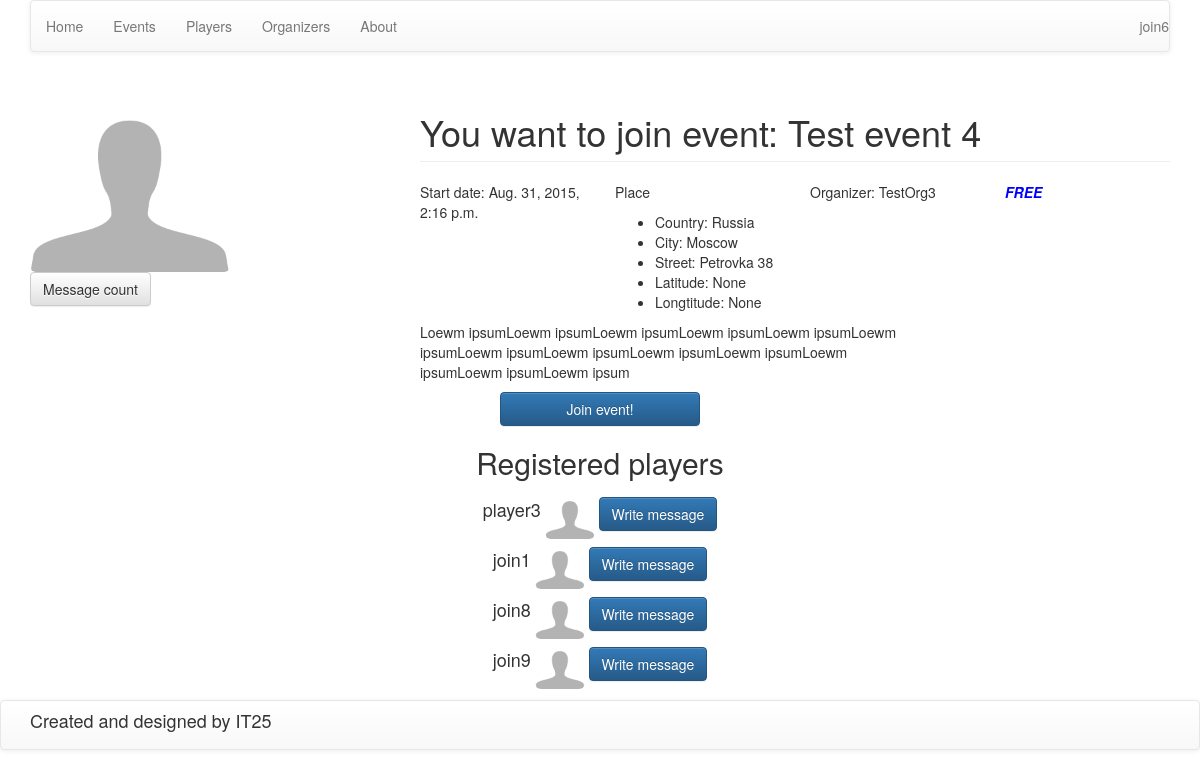
The app's page /confirm_join/7/ (signed in) with its own data.
### web/models.py (models this page shows, shortened)
class Events(models.Model):
    title = models.TextField(verbose_name="Title")
    description = models.TextField(verbose_name="Description")
    map_link = models.TextField(verbose_name="Link to map", null=True, blank=True)
    place = models.ForeignKey(EventsPlaces, verbose_name="Place", null=True, blank=True)
    is_team = models.BooleanField(default=False, verbose_name="Team only")
    price = models.FloatField(verbose_name="Price", default=0.0)
    max_players = models.IntegerField(verbose_name="Limit players", null=True, blank=True)
    start_date = models.DateTimeField(verbose_name="Start date")
    end_date = models.DateTimeField(verbose_name="End date")
    registered_players = models.ManyToManyField(User, verbose_name="Registered users", related_name="regitered_players",
                                                blank=True)
    registered_teams = models.ManyToManyField(Teams, verbose_name="Registered teams", blank=True)
    organizer = models.ForeignKey(User, verbose_name="Organizer", related_name="organizer")
    completed = models.BooleanField(default=False, verbose_name="Finished")
    duration = DurationField(verbose_name="Duration", null=True, blank=True)
    image = models.ImageField(upload_to='images', blank=True, null=True, verbose_name="Image")
    def image_tag(self):
        return u'<img src="%s" height=75 width=75 />' % (self.image.url)
    image_tag.short_description = "Current image"
    image_tag.allow_tags = True
    class Meta:
        verbose_name = "Event"
        verbose_name_plural = "Events"
        ordering = ('start_date',)

class EventsPlaces(models.Model):
    country = models.CharField(max_length=255, null=True, blank=True, verbose_name="Country")
    city = models.CharField(max_length=255, null=True, blank=True, verbose_name="City")
    street = models.TextField(verbose_name="Street", null=True, blank=True)
    lat = models.FloatField(verbose_name="Latitude", null=True, blank=True)
    lon = models.FloatField(verbose_name="Longtitude", null=True, blank=True)
    map_link = models.TextField(verbose_name="Link to map", null=True, blank=True)
    class Meta:
        verbose_name = "Event and task place"
        verbose_name_plural = "Event and task places"

### web/views.py (the view)
# urls.py: url(r'^confirm_join/(?P<pk>\d+)/$', confirm_join_event, name='confirm_join'),
@login_required()
def confirm_join_event(request, pk):
    event = get_object_or_404(Events, pk=pk)
    user_registered = False
    for team in event.registered_teams.all():
        if request.user in team.players.all():
            user_registered = True
    if request.user in event.registered_players.all():
        user_registered = True
    return render_to_response('confirm_join_event.html', {'object': event, 'user_registered': user_registered},
                              context_instance=RequestContext(request))

### templates/confirm_join_event.html (shortened to what this page needs)
{% extends 'base.html' %}
{% load staticfiles %}
{% load tags %}
{% block content %}
    <div class="container">
        <div class="row">
            <div class="col-xs-4">
                {% if user.questsusers.image.url != None %}
                    <img src="{{ user.questsusers.image.url }}" class="img-responsive img-rounded index_avatar">
                {% else %}
                    <img src="{% static 'images/default-user-avatar.png' %}" class="img-responsive img-rounded index_avatar">
                {% endif %}
                <a href="#" class="btn btn-default">Message count</a>
            </div>
            <div class="col-xs-8">
                <div class="row">
                    <div class="col-xs-12">
                        <h1 class="page-header">You want to join event: {{ object.title }}</h1>
                    </div>
                </div>
                <div class="row">
                    <div class="col-xs-3">
                        <p>Start date: {{ object.start_date }}</p>
                    </div>
                    <div class="col-xs-3">
                        <p>Place</p>
                        <ul>
                            <li>Country: {{ object.place.country }}</li>
                            <li>City: {{ object.place.city }}</li>
                            <li>Street: {{ object.place.street }}</li>
                            <li>Latitude: {{ object.place.lat }}</li>
                            <li>Longtitude: {{ object.place.lon }}</li>
                        </ul>
                    </div>
                    <div class="col-xs-3">
                        <p>Organizer: {{ object.organizer.username }}</p>
                    </div>
                    <div class="col-xs-3">
                        {% if object.price != 0.0 %}
                            <p>Price: {{ object.price }}</p>
                        {% else %}
                            <p class="free_event">FREE</p>
                        {% endif %}
                    </div>
                </div>
                <div class="row">
                    <div class="col-xs-8">
                        <p>{{ object.description }}</p>
                    </div>
                    <div class="col-xs-4">
                    </div>
                </div>
            </div>
        </div>
        <div class="row">
            {% if object.is_team %}
                <div class="col-xs-12">
                    <h2>Registered teams</h2>
                        {% if user_registered %}
                            <p>You are in team, that registered</p>
                        {% else %}
                            <a href="{% url 'create_and_register_team' object.pk %}" class="btn btn-primary">
                                Create team and join!
                            </a>
                            <form action="{% url 'join_event' 'team' %}" method="post">
                                {% csrf_token %}
                                <input type="hidden" value="{{ object.pk }}" name="event_pk">
                                <input type="submit" value="Join as team!" class="btn btn-primary">
                            </form>
                        {% endif %}
                    {% for team in object.registered_teams.all %}
                        <h3>{{ team.title }}</h3>
                        {% if user_registered == False %}
                            <form action="{% url 'join_team' %}" method="post">
                                {% csrf_token %}
                                <input type="hidden" value="{{ team.pk }}" name="team_pk">
                                <input type="submit" value="Join team!" class="btn btn-primary">
                            </form>
                        {% endif %}
                        <p>Team players:</p>
                        {% for player in team.players.all %}
                            <p>{{ player.username }}</p>
                        {% endfor %}
                    {% endfor %}
                </div>
            {% else %}
                <div class="col-xs-12 text_center">
                    {% if user_registered %}
                        <p>You are already joined this event!</p>
                    {% else %}
                        <form method="post" action="{% url 'join_event' 'player' %}">
                            <input type="submit" value="Join event!" class="btn btn-primary btn_width_200">
                        </form>
                    {% endif %}
                    <h2>Registered players</h2>
                    {% for player in object.registered_players.all %}
                        <h4 class="text_on_1_line">{{ player.username }}</h4>
                        {% if player.questsusers.image.url != None %}
                            <img src="{{ player.questsusers.image.url }}" class="img-rounded small_avatar">
                        {% else %}
                            <img src="{% static 'images/default-user-avatar.png' %}" class="img-rounded small_avatar">
                        {% endif %}
                        <a href="#" class="btn btn-primary">Write message</a>
                        <br>
                    {% endfor %}
                </div>
            {% endif %}
        </div>
    </div>
{% endblock %}

### templates/base.html (shortened to what this page needs)
{% load staticfiles %}
{% load tags %}
<!DOCTYPE html>
<html lang="en">
<head>
    <link href="{% static 'css/bootstrap.css' %}" rel="stylesheet">
    <link href="{% static 'css/bootstrap.min.css' %}" rel="stylesheet">
    <link href="{% static 'css/bootstrap-theme.min.css' %}" rel="stylesheet">
    <link href="{% static 'css/jquery-ui.css' %}" rel="stylesheet">
    <link href="{% static 'css/style.css' %}" rel="stylesheet">
</head>
<body>
    <div class="container">
        <div class="row">
            <div class="col-xs-12">
                <nav class="navbar navbar-default">
                    <ul class="nav navbar-nav">
                        <li><a href="{% url 'index' %}">Home</a> </li>
                        <li><a href="#">Events</a></li>
                        <li><a href="#">Players</a> </li>
                        <li><a href="#">Organizers</a></li>
                        <li><a href="#">About</a> </li>
                    </ul>
                    <ul class="nav navbar-nav navbar-right">
                        {% if user.is_authenticated %}
                            <li class="dropdown">
                                <a href="#" class="dropdown-toggle" data-toggle="dropdown" role="button" aria-haspopup="true" aria-expanded="false">
                                    {{ user.username }}
                                </a>
                            </li>
                        {% endif %}
                    </ul>
                </nav>
            </div>
        </div>
    </div>
    {% block content %}
    {% endblock %}
    <div class="footer">
        <nav class="navbar navbar-default">
            <div class="container">
                <div class="row">
                    <div class="col-xs-12">
                        <footer>
                            <h4>Created and designed by IT25</h4>
                        </footer>
                    </div>
                </div>
            </div>
        </nav>
    </div>
</body>
</html>

### static/css/style.css (style rules this page uses)
html { position: relative; min-height: 100%; }
body { margin-bottom: 100px; }
.footer { position: absolute; bottom: 0; width: 100%; height: 100px; }
.index_avatar { max-width: 200px; max-height: 200px; }
.small_avatar { max-width: 50px; max-height: 50px; }
.free_event { color: blue; font-style: italic; font-weight: bold; }
.text_on_1_line { display: inline; }
.btn_width_200 { width: 200px; }
.text_center { text-align: center; }

### records on screen
Events: title "Test event 4", start_date "Aug. 31, 2015, 2:16 p.m.", place.country "Russia", place.city "Moscow", place.street "Petrovka 38", place.lat "None", place.lon "None", organizer.username "TestOrg3", description "Loewm ipsumLoewm ipsumLoewm ipsumLoewm ipsumLoewm ipsumLoewm ipsumLoewm ipsumLoewm ipsumLoewm ipsumLoewm ipsumLoewm ipsumLoewm ipsumLoewm ipsum"

### other values on screen
{{ user.username }} "join6"
{{ player.username }} "player3"
{{ player.username }} "join1"
{{ player.username }} "join8"
{{ player.username }} "join9"
